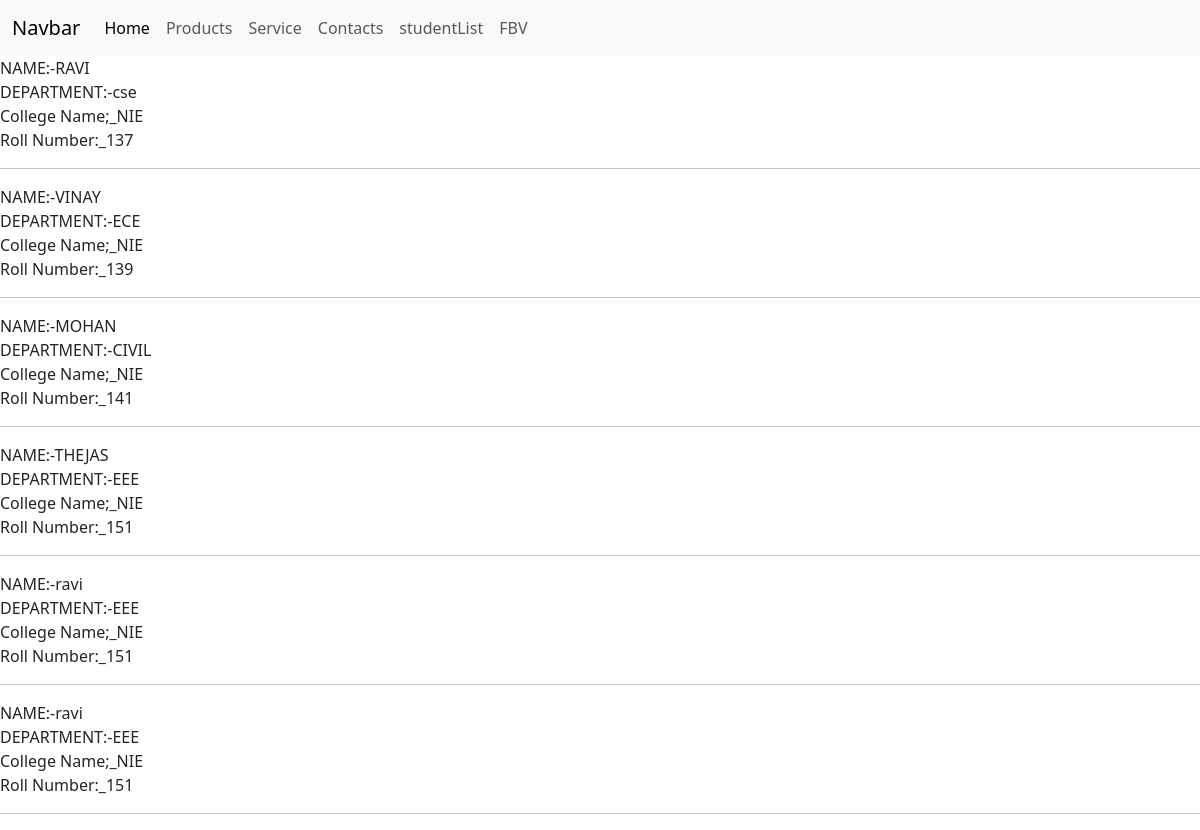
The app's page /studentList with its own data.
### CSE/models.py (models this page shows, shortened)
class Student(models.Model):
    name = models.CharField(max_length=50)
    department = models.CharField(max_length=30)
    college_name = models.CharField(max_length=30)
    rollnumber = models.IntegerField()

### CSE/views.py (the view)
# urls.py: path('studentList', views.studentList, name = 'studentList'),
def studentList(request):
    students = Student.objects.all()
    context = {'students':students}
    return render(request,'StudentList.html', context)

### templates/studentList.html
{% include "basic.html" %}
 {% block content %}
 {% for student in students %}
 NAME:-{{student.name}}<br>
 DEPARTMENT:-{{student.department}}<br>
 College Name;_{{student.college_name}}<br>
 Roll Number:_{{student.rollnumber}}<br>
 <hr>
 {% endfor%}
 {% endblock %}

### templates/basic.html (shortened to what this page needs)
<!doctype html>
<html lang="en">
  <head>
    <link href="https://cdn.jsdelivr.net/npm/bootstrap@5.3.3/dist/css/bootstrap.min.css" rel="stylesheet">
  </head>
  <body>
<nav class="navbar navbar-expand-lg bg-body-tertiary">
    <div class="container-fluid">
      <a class="navbar-brand" href="#">Navbar</a>
      <div class="collapse navbar-collapse" id="navbarSupportedContent">
        <ul class="navbar-nav me-auto mb-2 mb-lg-0">
          <li class="nav-item">
            <a class="nav-link active" aria-current="page" href="{% url 'CSE:index' %}">Home</a>
          </li>
          <li class="nav-item">
            <a class="nav-link" href="{% url 'CSE:products' %}">Products</a>
          </li>
          <li class="nav-item">
            <a class="nav-link" href="{% url 'CSE:service' %}">Service</a>
          </li>
          <li class="nav-item">
            <a class="nav-link" href="{% url 'CSE:contacts' %}">Contacts</a>
          </li>
          <li class="nav-item">
            <a class="nav-link" href="{% url 'CSE:studentList' %}">studentList</a>
          </li>
          <li class="nav-item">
            <a class="nav-link" href="{% url 'CSE:list' %}">FBV</a>
          </li>
      </div>
    </div>
  </nav>
</body>
</html>

### records on screen
Student: name "RAVI", department "cse", college_name "NIE", rollnumber "137"
Student: name "VINAY", department "ECE", college_name "NIE", rollnumber "139"
Student: name "MOHAN", department "CIVIL", college_name "NIE", rollnumber "141"
Student: name "THEJAS", department "EEE", college_name "NIE", rollnumber "151"
Student: name "ravi", department "EEE", college_name "NIE", rollnumber "151"
Student: name "ravi", department "EEE", college_name "NIE", rollnumber "151"
